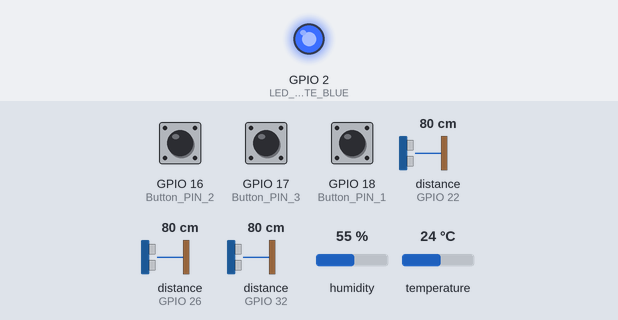
Simulated run of this sketch. Board: ESP32. Shown: output pins drawn as LEDs (lit = HIGH). Wiring (inferred from the names in the program): 3 × ultrasonic range finder: trigger GPIO 23, echo GPIO 22 / trigger GPIO 25, echo GPIO 26 / trigger GPIO 33, echo GPIO 32. The test bench sets the inputs (shaded band); at power-on: distance to the obstacle (sensors on GPIO 26, GPIO 22, GPIO 32) 80 cm, GPIO 16 (Button_PIN_2) HIGH, GPIO 17 (Button_PIN_3) HIGH, GPIO 18 (Button_PIN_1) HIGH, humidity 55 %, temperature 24 °C. The echo pulse lasts 58.3 µs per cm; nothing arrives over Bluetooth unless stated; pins used as bus, display or sensor lines are not drawn; what the sketch prints to the serial monitor is not drawn.

Above: at 9.0 s.
9.1 s: distance to the obstacle (sensor on GPIO 26) set to 23 cm
12.4 s: distance to the obstacle (sensor on GPIO 26) set to 19 cm
Timing chart, 0 to 15.4 s (numbered marks = the images above; inputs shaded):
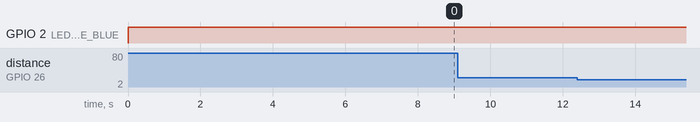

The sketch:

ESP32_3_UltraSonic_3_Button_1_DS18B20_TempS_Interrupt.ino
```cpp
#include "BluetoothSerial.h"
#include "DHT.h"
#define DHTPIN 27
#define DHTTYPE DHT11
DHT dht(DHTPIN, DHTTYPE);

//--------------------------------------------------------------------------------
#if !defined(CONFIG_BT_ENABLED) || !defined(CONFIG_BLUEDROID_ENABLED)
#error Bluetooth is not enabled! Please run `make menuconfig` to and enable it
#endif

BluetoothSerial bluetooth;

#define LED_STATE_BLUE 2

#define Button_PIN_1 18
#define Button_PIN_2 16
#define Button_PIN_3 17

#define US_Echo_1 22
#define US_Trig_1 23

#define US_Echo_2 32
#define US_Trig_2 33

#define US_Echo_3 26
#define US_Trig_3 25


//define sound speed in cm/uS
#define SOUND_SPEED 0.034

long duration;
float distanceCm;
float distanceInch;


void Bt_Status(esp_spp_cb_event_t event, esp_spp_cb_param_t* param) {
  if (event == ESP_SPP_OPEN_EVT) {          // BT: Checks if the SPP connection is open, the event comes// event == Client connected
    Serial.println("Client Connected");     // BT: Write to the serial monitor
  } else if (event == ESP_SPP_CLOSE_EVT) {  // BT: event == Client disconnected
    Serial.println("Client Disconnected");  // BT: Write to the serial monitor
  }
}
//--------------------------------------------------------------------------
//--------------------------------------------------------------------------

struct Button_1 {
  const uint8_t PIN;
  bool pressed;
};
Button_1 button1 = { Button_PIN_1, false };

struct Button_2 {
  const uint8_t PIN;
  bool pressed;
};
Button_2 button2 = { Button_PIN_2, false };

struct Button_3 {
  const uint8_t PIN;
  bool pressed;
};
Button_3 button3 = { Button_PIN_3, false };

//variables to keep track of the timing of recent interrupts
unsigned long button_time = 0;
unsigned long last_button_time = 0;

void IRAM_ATTR Button_1_isr() {
  button_time = millis();
  if (button_time - last_button_time > 250) {
    button1.pressed = true;
    last_button_time = button_time;
  }
}

void IRAM_ATTR Button_2_isr() {
  button_time = millis();
  if (button_time - last_button_time > 250) {
    button2.pressed = true;
    last_button_time = button_time;
  }
}

void IRAM_ATTR Button_3_isr() {
  button_time = millis();
  if (button_time - last_button_time > 250) {
    button3.pressed = true;
    last_button_time = button_time;
  }
}
//--------------------------------------------------------------------------
//--------------------------------------------------------------------------


void setup() {
  Serial.begin(115200);
  bluetooth.register_callback(Bt_Status);
  if (!bluetooth.begin("ESP32_Blind")) {
    Serial.println("An error occurred initializing Bluetooth");
  } else {
    Serial.println("Bluetooth initialized... Bluetooth Device is Ready to Pair...");
  }
  Serial.println("RS_ESP32 Begin");

  pinMode(LED_STATE_BLUE, OUTPUT);
  pinMode(button1.PIN, INPUT_PULLUP);
  pinMode(button2.PIN, INPUT_PULLUP);
  pinMode(button3.PIN, INPUT_PULLUP);
  attachInterrupt(button1.PIN, Button_1_isr, FALLING);
  attachInterrupt(button2.PIN, Button_2_isr, FALLING);
  attachInterrupt(button3.PIN, Button_3_isr, FALLING);

  pinMode(US_Trig_1, OUTPUT);  // Sets the trigPin as an Output
  pinMode(US_Echo_1, INPUT);   // Sets the echoPin as an Input

  pinMode(US_Trig_2, OUTPUT);  // Sets the trigPin as an Output
  pinMode(US_Echo_2, INPUT);   // Sets the echoPin as an Input

  pinMode(US_Trig_3, OUTPUT);  // Sets the trigPin as an Output
  pinMode(US_Echo_3, INPUT);   // Sets the echoPin as an Input
  dht.begin();

}

void loop() {
  if (bluetooth.hasClient() == true) {
    // Serial.println("bluetooth Connected");

    int t_interval = 200;
    digitalWrite(LED_STATE_BLUE, HIGH);

    if (button1.pressed) {
      Serial.println("Button 1");
      bluetooth.println("1");
      button1.pressed = false;
    }

    if (button2.pressed) {
      Serial.println("Button 2");
      bluetooth.println("2");
      button2.pressed = false;
    }

    if (button3.pressed) {
      Serial.println("Button 3");
      bluetooth.println("3");
      button3.pressed = false;
    }

    float Dis_1 = Distance_Calculation(US_Trig_1, US_Echo_1);
    Serial.print("Distance (cm) 1: ");
    Serial.println(Dis_1);
    if (Dis_1 <= 20) {
      Serial.println("LEFT");
      bluetooth.println("LEFT");
    }

    delay(500);           // 1000 = 1second(1000 milli second)

    float Dis_2 = Distance_Calculation(US_Trig_2, US_Echo_2);
    Serial.print("Distance (cm) 2: ");
    Serial.println(Dis_2);
    if (Dis_2 <= 20) {
      Serial.println("CENTER");
      bluetooth.println("CENTER");
    }
    delay(500);

    float Dis_3 = Distance_Calculation(US_Trig_3, US_Echo_3);
    Serial.print("Distance (cm) 3: ");
    Serial.println(Dis_3);
    if (Dis_3 <= 20) {
      Serial.println("RIGHT");
      bluetooth.println("RIGHT");
    }
    delay(500);
    float t = dht.readTemperature();
    Serial.print(t);
    Serial.println("ºC");
    bluetooth.print("Temp : ");
    bluetooth.println(t);

    delay(1000);
  } else {
    if (button1.pressed) {
      Serial.println("Button 1");
      button1.pressed = false;
    }

    if (button2.pressed) {
      Serial.println("Button 2");
      button2.pressed = false;
    }

    if (button3.pressed) {
      Serial.println("Button 3");
      button3.pressed = false;
    }
  }
}

float Distance_Calculation(int US_Trig, int US_Echo) {
  // Clears the trigPin
  digitalWrite(US_Trig, LOW);
  delayMicroseconds(2);
  // Sets the trigPin on HIGH state for 10 micro seconds
  digitalWrite(US_Trig, HIGH);
  delayMicroseconds(10);
  digitalWrite(US_Trig, LOW);

  // Reads the echoPin, returns the sound wave travel time in microseconds
  duration = pulseIn(US_Echo, HIGH);

  // Calculate the distance
  distanceCm = duration * SOUND_SPEED / 2;

  return distanceCm;
}
```

Measured:
- after the input at 9.1 s, every drawn part: stays the same
- after the input at 12.4 s, every drawn part: stays the same
